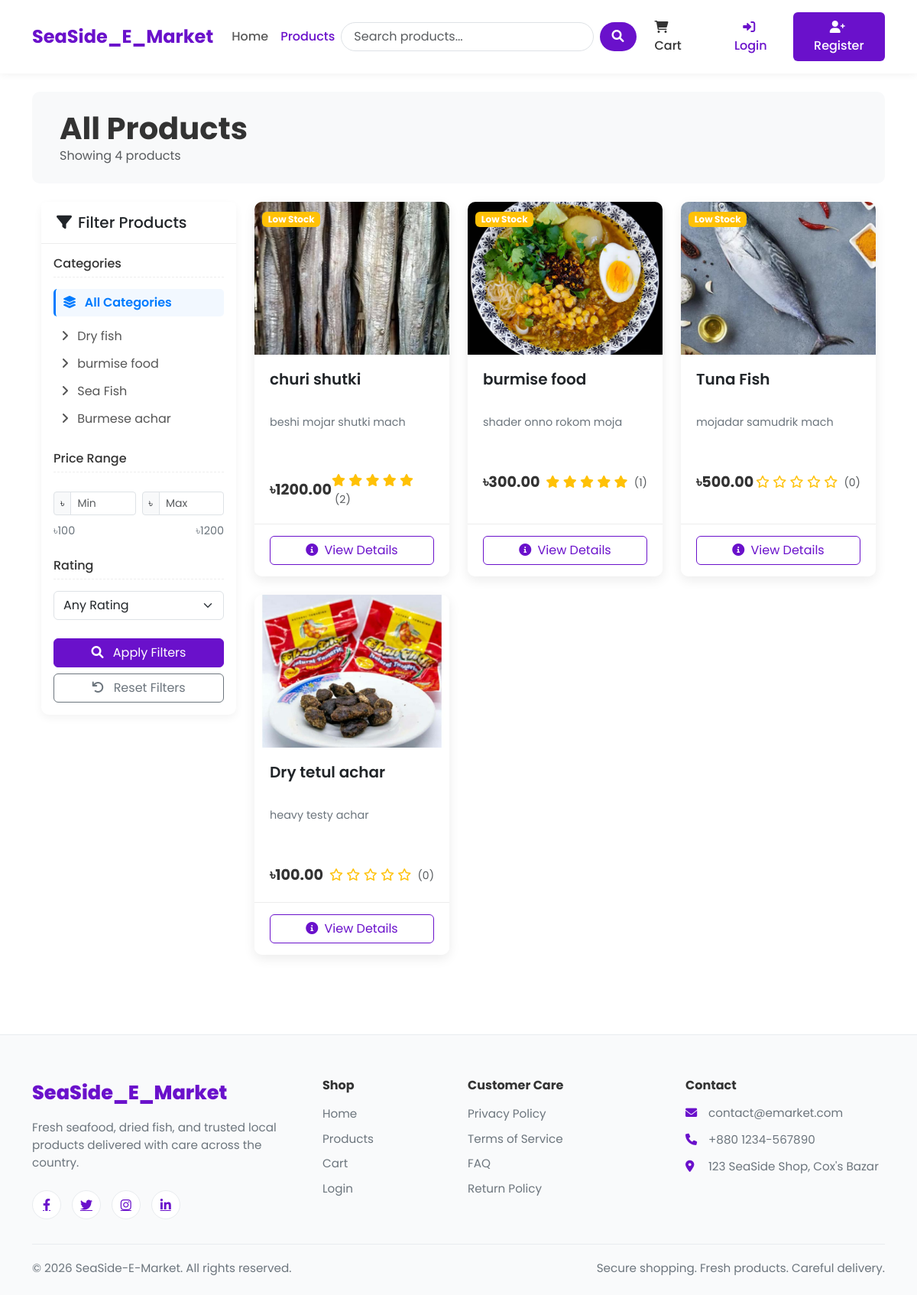
Before: /products/ with the older database file.
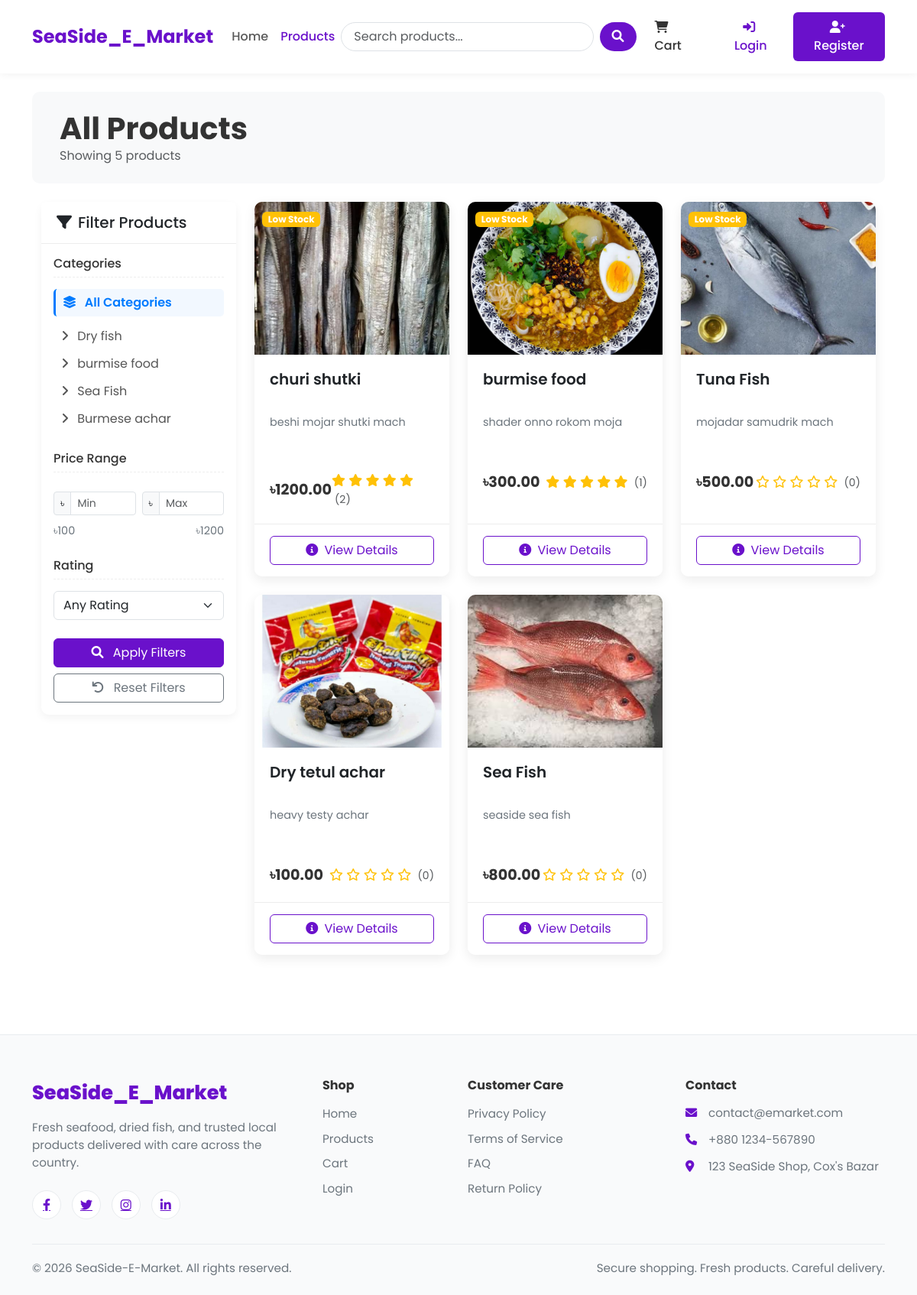
After: the same page with the newer database file.
### SeaSide_Shop/models.py (models this page shows, shortened)
class Category(models.Model):
    name = models.CharField(max_length=100)
    slug = models.SlugField(max_length=100, unique=True)
    description = models.TextField()
    class Meta:
        verbose_name_plural = 'Categories'

class Product(models.Model):
    name = models.CharField(max_length=100)
    slug = models.SlugField(max_length=200, unique=True)
    category = models.ForeignKey(Category, on_delete=models.CASCADE, related_name='products')
    description = models.TextField()
    price = models.DecimalField(max_digits=10, decimal_places=2) # 405.99
    stock = models.PositiveBigIntegerField(default=1)
    available = models.BooleanField(default=True)
    created_at = models.DateTimeField(auto_now_add=True)
    updated_at = models.DateTimeField(auto_now=True)
    image = models.ImageField(upload_to='products/%Y/%m/%d') # products/25/10/2025
    def average_rating(self):
        ratings = self.ratings.all()
        if ratings.count() > 0:
            return sum([i.rating for i in ratings])/ratings.count()
        return 0

### SeaSide_Shop/views.py (the view, shortened to what this page needs)
# urls.py: path('products/', views.product_list, name="product_list"),
def product_list(request, category_slug = None):
    category = None
    categories = Category.objects.all()
    products = Product.objects.filter(available=True)
    if category_slug:
        category = get_object_or_404(Category, slug=category_slug)
        print("category .......", category)
        products = products.filter(category = category)
    min_price = products.aggregate(Min('price'))['price__min']
    max_price = products.aggregate(Max('price'))['price__max']
    if request.GET.get('min_price'):
        products = products.filter(price__gte=request.GET.get('min_price'))
    if request.GET.get('max_price'):
        products = products.filter(price__lte=request.GET.get('max_price'))
    if request.GET.get('rating'):
        min_rating = request.GET.get('rating')
        products = products.annotate(avg_rating = Avg('ratings__rating')).filter(avg_rating__gte=min_rating)
    return render(request, 'SeaSide_Shop/product_list.html', {
        'category' : category,
        'categories' : categories,
        'products' : products,
        'min_price' : min_price,
        'max_price' : max_price
    })

### templates/SeaSide_Shop/product_list.html (shortened to what this page needs)
{% extends 'base.html' %}
{% block content %}
<div class="shop-header mb-4 p-4 bg-light">
    <div class="container-fluid">
        <div class="row align-items-center">
            <div class="col-md-6">
                <h1 class="shop-title">
                    {% if category %}{{ category.name }}{% else %}All Products{% endif %}
                </h1>
                <p class="text-muted mb-0">
                    Showing {{ products|length }} product{{ products|length|pluralize }}
                </p>
            </div>
        </div>
    </div>
</div>
<div class="container-fluid">
    <div class="row">
        <div class="col-lg-3 mb-4 filter-sidebar">
            <div class="filter-card card mb-4">
                <div class="card-header">
                    <h5 class="mb-0 d-flex align-items-center">
                        <i class="fas fa-filter me-2"></i> Filter Products
                    </h5>
                </div>
                <div class="card-body">
                    <form method="get">
                        <h6 class="filter-heading">Categories</h6>
                        <div class="mb-4">
                            <a href="{% url 'product_list' %}" class="filter-link {% if not category %}active{% endif %}">
                                <i class="fas fa-layer-group me-2"></i> All Categories
                            </a>
                            <div class="ms-2 mt-2">
                                {% for c in categories %}
                                <a href="{% url 'product_list_by_category' c.slug %}" class="filter-link {% if category.slug == c.slug %}active{% endif %}">
                                    <i class="fas fa-angle-right me-2"></i> {{ c.name }}
                                </a>
                                {% endfor %}
                            </div>
                        </div>
                        <h6 class="filter-heading">Price Range</h6>
                        <div class="mb-4">
                            <div class="price-slider-container">
                                <div class="row g-2 mb-2">
                                    <div class="col-6">
                                        <div class="input-group input-group-sm">
                                            <span class="input-group-text">৳</span>
                                            <input type="number" class="form-control" id="min_price" name="min_price"
                                                   value="{{ request.GET.min_price|default:'' }}" min="{{ min_price }}" max="{{ max_price }}" placeholder="Min">
                                        </div>
                                    </div>
                                    <div class="col-6">
                                        <div class="input-group input-group-sm">
                                            <span class="input-group-text">৳</span>
                                            <input type="number" class="form-control" id="max_price" name="max_price"
                                                   value="{{ request.GET.max_price|default:'' }}" min="{{ min_price }}" max="{{ max_price }}" placeholder="Max">
                                        </div>
                                    </div>
                                </div>
                                <div class="price-values">
                                    <span>৳{{ min_price }}</span>
                                    <span>৳{{ max_price }}</span>
                                </div>
                            </div>
                        </div>
                        <h6 class="filter-heading">Rating</h6>
                        <div class="mb-4">
                            <select class="form-select" name="rating">
                                <option value="">Any Rating</option>
                            </select>
                        </div>
                        <div class="d-grid gap-2">
                            <button type="submit" class="btn btn-primary">
                                <i class="fas fa-search me-2"></i> Apply Filters
                            </button>
                            <a href="{% url 'product_list' %}" class="btn btn-outline-secondary">
                                <i class="fas fa-undo me-2"></i> Reset Filters
                            </a>
                        </div>
                    </form>
                </div>
            </div>
        </div>
        <div class="col-lg-9">
            {% if products %}
            <div class="row row-cols-1 row-cols-md-2 row-cols-lg-3 g-4">
                {% for product in products %}
                <div class="col">
                    <div class="card h-100 product-card">
                        <div class="product-img-container">
                            {% if product.image %}
                            <img src="{{ product.image.url }}" class="product-img" alt="{{ product.name }}">
                            {% else %}
                            <div class="bg-light d-flex align-items-center justify-content-center h-100">
                                <i class="fas fa-image fa-3x text-muted"></i>
                            </div>
                            {% endif %}
                            {% if product.stock <= 5 and product.stock > 0 %}
                            <div class="product-badge">
                                <span class="badge bg-warning">Low Stock</span>
                            </div>
                            {% elif product.stock <= 0 %}
                            <div class="product-badge">
                                <span class="badge bg-danger">Out of Stock</span>
                            </div>
                            {% endif %}
                        </div>
                        <div class="card-body">
                            <h5 class="product-title">{{ product.name }}</h5>
                            <p class="product-desc">{{ product.description|truncatechars:100 }}</p>
                            <div class="d-flex justify-content-between align-items-center">
                                <span class="product-price">৳{{ product.price }}</span>
                                <div class="rating">
                                    {% for i in "12345" %}
                                    {% if forloop.counter <= product.average_rating %}
                                    <i class="fas fa-star"></i>
                                    {% else %}
                                    <i class="far fa-star"></i>
                                    {% endif %}
                                    {% endfor %}
                                    <span class="ms-1 text-muted small">({{ product.ratings.count }})</span>
                                </div>
                            </div>
                        </div>
                        <div class="card-footer">
                            <div class="d-grid">
                                <a href="{% url 'product_detail' product.slug %}" class="btn btn-outline-primary btn-add-cart">
                                    <i class="fas fa-info-circle me-1"></i> View Details
                                </a>
                            </div>
                        </div>
                    </div>
                </div>
                {% endfor %}
            </div>
            {% endif %}
        </div>
    </div>
</div>
{% endblock %}

Changed rows visible on the page:
added Product: image (picture), name "Sea Fish", description "seaside sea fish", price "800.00", ratings.count "0"
Other visible differences:
{{ products|length }}: "4" → "5"
